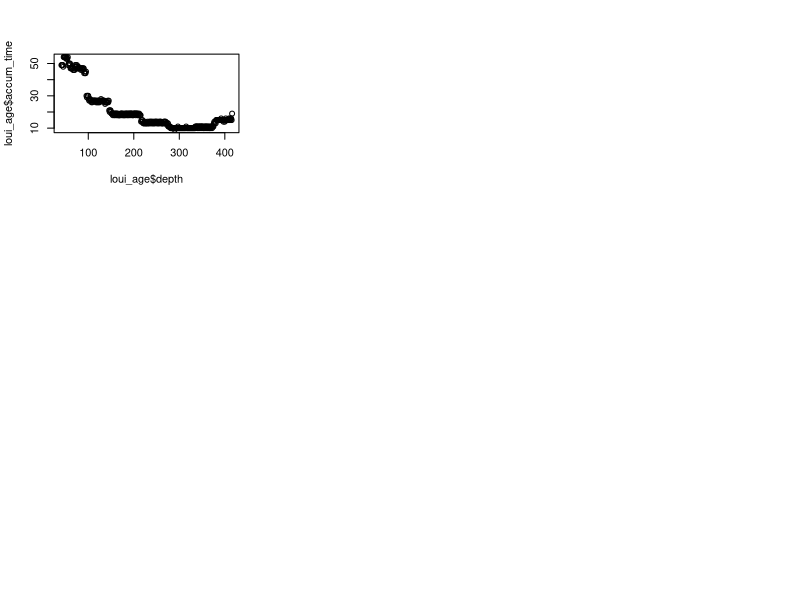

Write R code to recreate this figure. (Note: this script raises an error after producing the figure.)
library(dplyr)

data<-read.csv("Outputs/mixed_original.csv", check.names = FALSE)
data<-data[-c(1)]
drop <- c("min", "max")
data = data[,!(names(data) %in% drop)]
names(data)[1]<-"mean"

par(mfrow = c(3, 3))
#St. Louis Lac
loui<- data[data$Site == "St. Louis Lac", ]
loui_age<-read.csv("Bacon_runs/St_Louis_Lac/Loui_accum.csv")
plot(loui_age$depth, loui_age$accum_time)
loui_age<-loui_age[-c(1)]
loui<-loui[-c(2)]
loui<-merge(loui, loui_age, by="mean")
loui<-loui[-c(1)]
accum_time<-loui$accum_time
loui<-loui[-c(718)]
alpha <- with(loui, specnumber(loui))
alpha<-as.data.frame(alpha)
accum_time<-as.data.frame(accum_time)
loui<-cbind(alpha, accum_time)

lou<-dplyr::filter(data, Site == "St. Louis Lac")
(raremax_lou <- min(rowSums(lou[c(3:719)])))
rare_lou<-rarefy(lou[c(3:719)],raremax_lou)
rare_lou<-as.data.frame(rare_lou)
loui<-cbind(loui, rare_lou)

#Ngofe Marsh
ngof<- data[data$Site == "Ngofe Marsh", ]
ngof_age<-read.csv("Bacon_runs/Ngofe_dates/Ngofe_accum.csv")
plot(ngof_age$depth, ngof_age$accum_time)
ngof_age<-ngof_age[-c(1)]
ngof<-ngof[-c(2)]
ngof<-merge(ngof, ngof_age, by="mean")
ngof<-ngof[-c(1)]
accum_time<-ngof$accum_time
ngof<-ngof[-c(718)]
alpha <- with(ngof, specnumber(ngof))
alpha<-as.data.frame(alpha)
accum_time<-as.data.frame(accum_time)
ngof<-cbind(alpha, accum_time)

ngo<-dplyr::filter(data, Site == "Ngofe Marsh")
(raremax_ngo <- min(rowSums(ngo[c(3:719)])))
rare_ngo<-rarefy(ngo[c(3:719)],raremax_ngo)
rare_ngo<-as.data.frame(rare_ngo)
ngof<-cbind(ngof, rare_ngo)

#Lake Lanoto'o
lano<- data[data$Site == "Lake Lanoto'o", ]
lano_age<-read.csv("Bacon_runs/Lake_Lanotoo/Lake_Lanotoo_accum.csv")
plot(lano_age$depth, lano_age$accum_time)
lano_age<-lano_age[-c(1)]
lano<-lano[-c(2)]
lano<-merge(lano, lano_age, by="mean")
lano<-lano[-c(1)]
accum_time<-lano$accum_time
lano<-lano[-c(718)]
alpha <- with(lano, specnumber(lano))
alpha<-as.data.frame(alpha)
accum_time<-as.data.frame(accum_time)
lano<-cbind(alpha, accum_time)

lan<-dplyr::filter(data, Site == "Lake Lanoto'o")
(raremax_lan <- min(rowSums(lan[c(3:719)])))
rare_lan<-rarefy(lan[c(3:719)],raremax_lan)
rare_lan<-as.data.frame(rare_lan)
lano<-cbind(lano, rare_lan)

#plot###

plot(loui$alpha, loui$accum_time)
plot(ngof$alpha, ngof$accum_time)
plot(lano$alpha, lano$accum_time)

plot(loui$rare_lou, loui$accum_time)
plot(ngof$rare_ngo, ngof$accum_time)
plot(lano$rare_lan, lano$accum_time)
